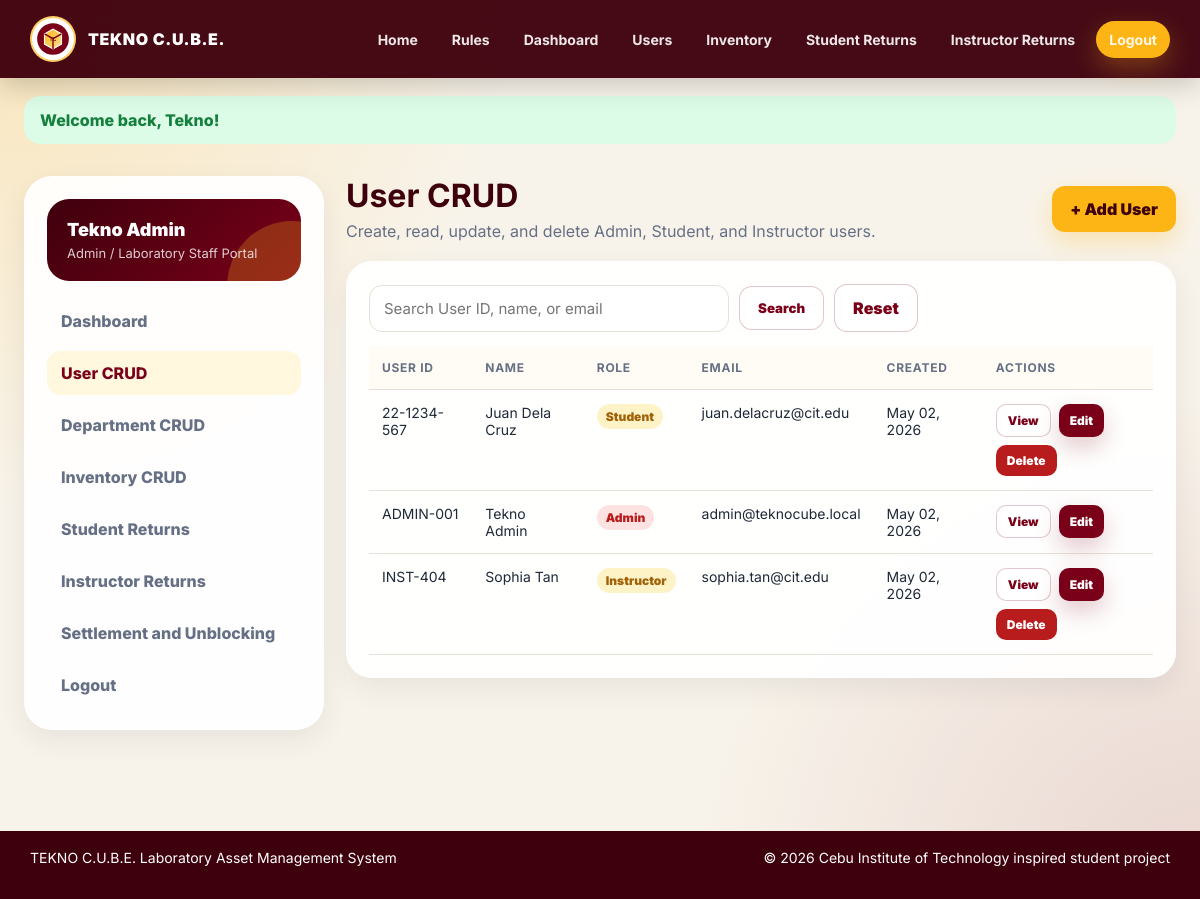
The app's page /admin/users/index.php (signed in) with its own data.
### tables this page shows
CREATE TABLE `User` (
    UserID VARCHAR(20) PRIMARY KEY,
    FirstName VARCHAR(50) NOT NULL,
    LastName VARCHAR(50) NOT NULL,
    UserType ENUM('Student','Instructor','Admin') NOT NULL,
    Email VARCHAR(100) NOT NULL UNIQUE,
    PasswordHash VARCHAR(255) NOT NULL,
    CreatedAt TIMESTAMP NOT NULL DEFAULT CURRENT_TIMESTAMP
);

### connect.php (called while the page is built, shortened)
<?php
try {
    $connection = new mysqli(DB_HOST, DB_USER, DB_PASS, DB_NAME);
    $connection->set_charset('utf8mb4');
} catch (mysqli_sql_exception $e) {
    die('Database connection failed. Please import database/tekno_cube.sql in phpMyAdmin first. Error: ' . htmlspecialchars($e->getMessage()));
}
function url(string $path = ''): string
{
    return BASE_URL . ltrim($path, '/');
}
function h(?string $value): string
{
    return htmlspecialchars($value ?? '', ENT_QUOTES, 'UTF-8');
}
function current_user(): ?array
{
    global $connection;
    $stmt = $connection->prepare('SELECT UserID, FirstName, LastName, UserType, Email FROM `User` WHERE UserID = ? LIMIT 1');
    $stmt->bind_param('s', $_SESSION['user_id']);
    $stmt->execute();
    $result = $stmt->get_result();
    return $result->fetch_assoc() ?: null;
}
?>

### admin/users/index.php (the view, shortened to what this page needs)
<?php
require_once '../../connect.php';
$active = 'users';
$q = trim($_GET['q'] ?? '');
if ($q !== '') {
    $like = '%' . $q . '%';
    $stmt = $connection->prepare('SELECT UserID, FirstName, LastName, UserType, Email, CreatedAt FROM `User` WHERE UserID LIKE ? OR FirstName LIKE ? OR LastName LIKE ? OR Email LIKE ? ORDER BY CreatedAt DESC');
    $stmt->bind_param('ssss', $like, $like, $like, $like);
    $stmt->execute();
    $users = $stmt->get_result();
} else {
    $users = $connection->query('SELECT UserID, FirstName, LastName, UserType, Email, CreatedAt FROM `User` ORDER BY CreatedAt DESC');
}
require_once ROOT_PATH . '/includes/header.php';
?>
<div class="layout">
    <?php require ROOT_PATH . '/admin/sidebar.php'; ?>
    <section class="content">
        <div class="page-head">
            <div><h1>User CRUD</h1><p>Create, read, update, and delete Admin, Student, and Instructor users.</p></div>
            <a class="btn btn-gold" href="<?= url('admin/users/add.php') ?>">+ Add User</a>
        </div>
        <div class="panel">
            <form method="get" class="form-actions" style="justify-content:flex-start;margin-top:0;margin-bottom:14px">
                <input name="q" value="<?= h($q) ?>" placeholder="Search User ID, name, or email" style="max-width:360px">
                <button class="btn btn-outline" type="submit">Search</button>
                <a class="btn btn-outline" href="<?= url('admin/users/index.php') ?>">Reset</a>
            </form>
            <div class="table-wrap">
                <table>
                    <thead><tr><th>User ID</th><th>Name</th><th>Role</th><th>Email</th><th>Created</th><th>Actions</th></tr></thead>
                    <tbody>
                    <?php while ($row = $users->fetch_assoc()): ?>
                        <tr>
                            <td><?= h($row['UserID']) ?></td>
                            <td><?= h($row['FirstName'] . ' ' . $row['LastName']) ?></td>
                            <td><span class="badge <?= $row['UserType'] === 'Admin' ? 'badge-danger' : 'badge-warning' ?>"><?= h($row['UserType']) ?></span></td>
                            <td><?= h($row['Email']) ?></td>
                            <td><?= h(date('M d, Y', strtotime($row['CreatedAt']))) ?></td>
                            <td>
                                <div class="actions">
                                    <a class="btn btn-small btn-outline" href="<?= url('admin/users/view.php?id=' . urlencode($row['UserID'])) ?>">View</a>
                                    <a class="btn btn-small btn-primary" href="<?= url('admin/users/edit.php?id=' . urlencode($row['UserID'])) ?>">Edit</a>
                                    <?php if ($row['UserID'] !== ($_SESSION['user_id'] ?? '')): ?>
                                        <a class="btn btn-small btn-danger" data-confirm="Delete this user?" href="<?= url('admin/users/delete.php?id=' . urlencode($row['UserID'])) ?>">Delete</a>
                                    <?php endif; ?>
                                </div>
                            </td>
                        </tr>
                    <?php endwhile; ?>
                    </tbody>
                </table>
            </div>
        </div>
    </section>
</div>
<?php require_once ROOT_PATH . '/includes/footer.php'; ?>

### admin/sidebar.php
<?php $active = $active ?? ''; ?>
<aside class="sidebar">
    <?php $user = current_user(); ?>
    <div class="profile-box">
        <div class="name"><?= h(($user['FirstName'] ?? '') . ' ' . ($user['LastName'] ?? '')) ?></div>
        <div class="role">Admin / Laboratory Staff Portal</div>
    </div>
    <nav class="side-links">
        <a class="<?= $active === 'dashboard' ? 'active' : '' ?>" href="<?= url('admin/dashboard.php') ?>">Dashboard</a>
        <a class="<?= $active === 'users' ? 'active' : '' ?>" href="<?= url('admin/users/index.php') ?>">User CRUD</a>
        <a class="<?= $active === 'departments' ? 'active' : '' ?>" href="<?= url('admin/departments/index.php') ?>">Department CRUD</a>
        <a class="<?= $active === 'inventory' ? 'active' : '' ?>" href="<?= url('admin/inventory/index.php') ?>">Inventory CRUD</a>
        <a class="<?= $active === 'returns' ? 'active' : '' ?>" href="<?= url('admin/returns/index.php') ?>">Student Returns</a>
        <a class="<?= $active === 'reservation_returns' ? 'active' : '' ?>" href="<?= url('admin/reservations/index.php') ?>">Instructor Returns</a>
        <a class="<?= $active === 'liabilities' ? 'active' : '' ?>" href="<?= url('admin/liabilities/index.php') ?>">Settlement and Unblocking</a>
        <a href="<?= url('logout.php') ?>">Logout</a>
    </nav>
</aside>

### css/site.css (style rules this page uses)
:root { --maroon: #7A0019; --maroon-dark: #3F000D; --maroon-900: #250007; --gold: #FDB515; --gold-dark: #D99A00; --gold-soft: #FFF7DE; --ink: #1F2937; --muted: #667085; --line: #E6E1D8; --bg: #F8F3EA; --card: #FFFFFF; --success: #15803D; --success-bg: #DCFCE7; --danger: #B91C1C; --danger-bg: #FEE2E2; --warning: #A16207; --warning-bg: #FEF3C7; --info: #1D4ED8; --info-bg: #DBEAFE; --shadow: 0 18px 45px rgba(74, 0, 16, .12); --soft-shadow: 0 10px 28px rgba(17, 24, 39, .07); }
* { box-sizing: border-box; }
html { scroll-behavior: smooth; }
body { margin: 0; font-family: 'Inter', 'Segoe UI', sans-serif; color: var(--ink); background: radial-gradient(circle at top left, rgba(253,181,21,.22), transparent 34%), radial-gradient(circle at bottom right, rgba(122,0,25,.12), transparent 34%), var(--bg); min-height: 100vh; }
a { color: inherit; text-decoration: none; }
button, input, select, textarea { font-family: inherit; }
.btn { display: inline-flex; align-items: center; justify-content: center; gap: 8px; border: 0; border-radius: 13px; padding: 13px 18px; font-weight: 900; cursor: pointer; transition: transform .15s ease, box-shadow .15s ease, opacity .15s ease; white-space: nowrap; }
.btn-primary { background: var(--maroon); color: #fff; box-shadow: 0 10px 24px rgba(122,0,25,.22); }
.btn-gold { background: var(--gold); color: var(--maroon-dark); box-shadow: 0 10px 24px rgba(253,181,21,.28); }
.btn-outline { background: #fff; color: var(--maroon); border: 1px solid rgba(122,0,25,.22); }
.btn-danger { background: var(--danger); color: #fff; }
.btn-small { padding: 8px 11px; border-radius: 10px; font-size: 12px; }
.layout { width: min(1460px, 96vw); margin: 32px auto 48px; display: grid; grid-template-columns: 300px 1fr; gap: 22px; }
.sidebar { background: rgba(255,255,255,.92); border: 1px solid rgba(255,255,255,.8); border-radius: 28px; padding: 22px; box-shadow: var(--soft-shadow); position: sticky; top: 100px; height: fit-content; }
.profile-box { background: linear-gradient(135deg, var(--maroon-dark), var(--maroon)); color: #fff; border-radius: 22px; padding: 20px; margin-bottom: 18px; overflow: hidden; position: relative; }
.profile-box::after { content: ''; position: absolute; width: 130px; height: 130px; border-radius: 50%; background: rgba(253,181,21,.25); right: -56px; bottom: -70px; }
.profile-box .name { font-size: 18px; font-weight: 900; position: relative; z-index: 1; }
.profile-box .role { color: rgba(255,255,255,.8); font-size: 13px; margin-top: 5px; position: relative; z-index: 1; }
.side-links { display: grid; gap: 8px; }
.side-links a { padding: 12px 14px; border-radius: 14px; color: var(--muted); font-weight: 800; }
.side-links a:hover, .side-links a.active { background: var(--gold-soft); color: var(--maroon); }
.content { min-width: 0; }
.page-head { display: flex; justify-content: space-between; align-items: center; gap: 18px; margin-bottom: 20px; }
.page-head h1 { font-size: 32px; margin: 0; color: var(--maroon-dark); }
.page-head p { margin: 6px 0 0; color: var(--muted); }
.panel { background: rgba(255,255,255,.94); border: 1px solid rgba(255,255,255,.85); border-radius: 26px; box-shadow: var(--soft-shadow); padding: 22px; }
.table-wrap { overflow-x: auto; }
table { width: 100%; border-collapse: collapse; }
th, td { padding: 14px 13px; text-align: left; border-bottom: 1px solid var(--line); vertical-align: top; }
th { color: var(--muted); font-size: 12px; text-transform: uppercase; letter-spacing: .06em; background: #FFFCF5; }
td { font-size: 14px; }
.actions { display: flex; gap: 8px; flex-wrap: wrap; }
.badge { display: inline-flex; align-items: center; padding: 5px 9px; border-radius: 999px; font-size: 12px; font-weight: 900; }
.badge-danger { background: var(--danger-bg); color: var(--danger); }
.badge-warning { background: var(--warning-bg); color: var(--warning); }
input, select, textarea { width: 100%; min-width: 0; border: 1px solid var(--line); background: #fff; border-radius: 13px; padding: 13px 14px; color: var(--ink); font-size: 15px; outline: none; }
.form-actions { display: flex; justify-content: flex-end; align-items: center; gap: 10px; margin-top: 18px; flex-wrap: wrap; }
.table-wrap table td .subtle, .table-wrap table td div { white-space: normal; }

### records on screen
user: FirstName+LastName "Tekno Admin", UserID "ADMIN-001", UserType "Admin", Email "admin@teknocube.local", CreatedAt "May 02, 2026"
user: UserID "22-1234-567", FirstName+LastName "Juan Dela Cruz", UserType "Student", Email "juan.delacruz@cit.edu", CreatedAt "May 02, 2026"
user: UserID "INST-404", FirstName+LastName "Sophia Tan", UserType "Instructor", Email "sophia.tan@cit.edu", CreatedAt "May 02, 2026"

### other values on screen
$flash['message'] "Welcome back, Tekno!"
